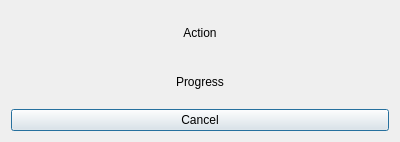
<?xml version="1.0" encoding="UTF-8"?>
<ui version="4.0">
 <class>RecalculateStoreOutputs</class>
 <widget class="QDialog" name="RecalculateStoreOutputs">
  <property name="geometry">
   <rect>
    <x>0</x>
    <y>0</y>
    <width>400</width>
    <height>142</height>
   </rect>
  </property>
  <property name="windowTitle">
   <string>Recalculate store output</string>
  </property>
  <layout class="QVBoxLayout" name="verticalLayout">
   <item>
    <widget class="QLabel" name="l1">
     <property name="text">
      <string>Action</string>
     </property>
     <property name="alignment">
      <set>Qt::AlignCenter</set>
     </property>
    </widget>
   </item>
   <item>
    <widget class="QLabel" name="l2">
     <property name="text">
      <string>Progress</string>
     </property>
     <property name="alignment">
      <set>Qt::AlignCenter</set>
     </property>
    </widget>
   </item>
   <item>
    <widget class="QPushButton" name="btnCancel">
     <property name="maximumSize">
      <size>
       <width>16777215</width>
       <height>16777215</height>
      </size>
     </property>
     <property name="layoutDirection">
      <enum>Qt::LeftToRight</enum>
     </property>
     <property name="text">
      <string>Cancel</string>
     </property>
    </widget>
   </item>
  </layout>
 </widget>
 <resources/>
 <connections/>
</ui>
